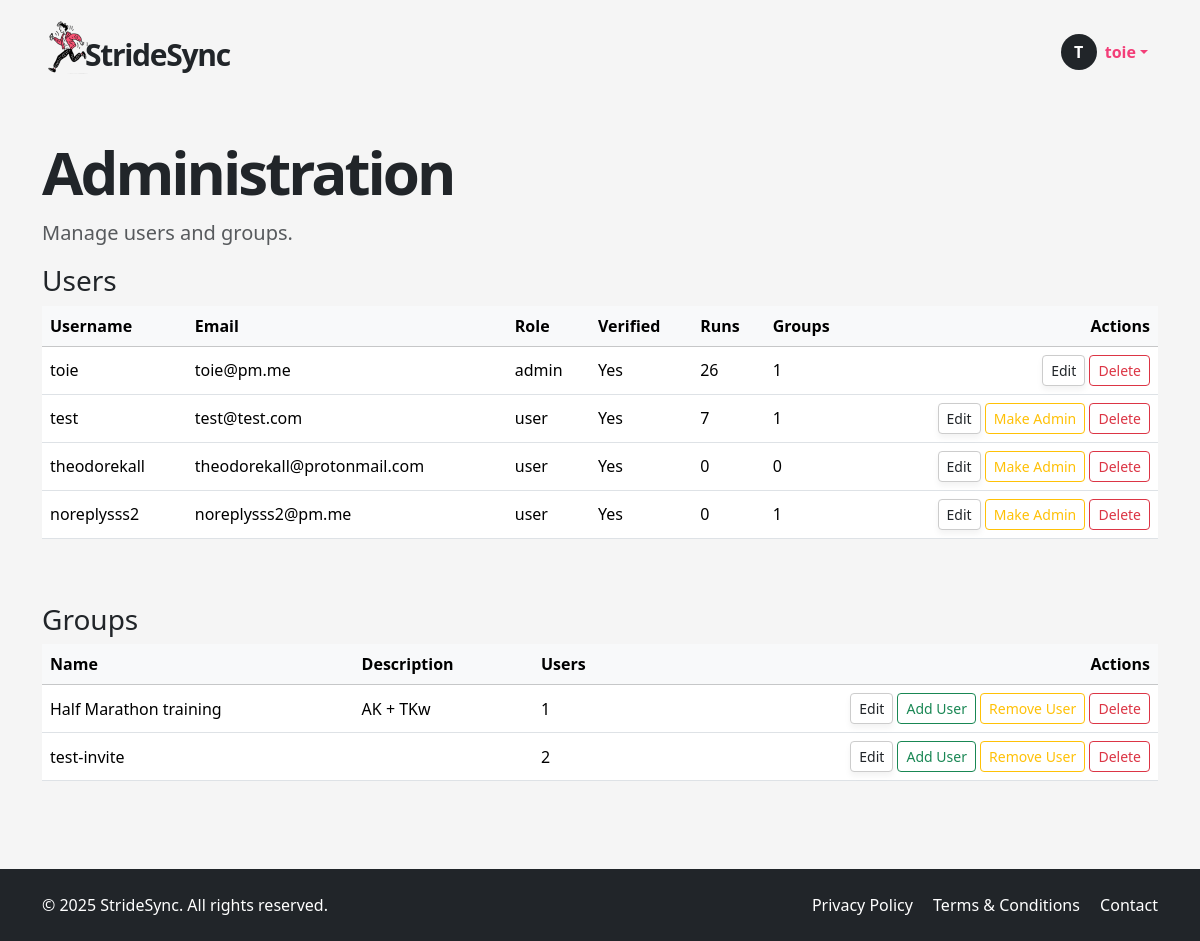
Page /admin (signed in) on the earlier database version.
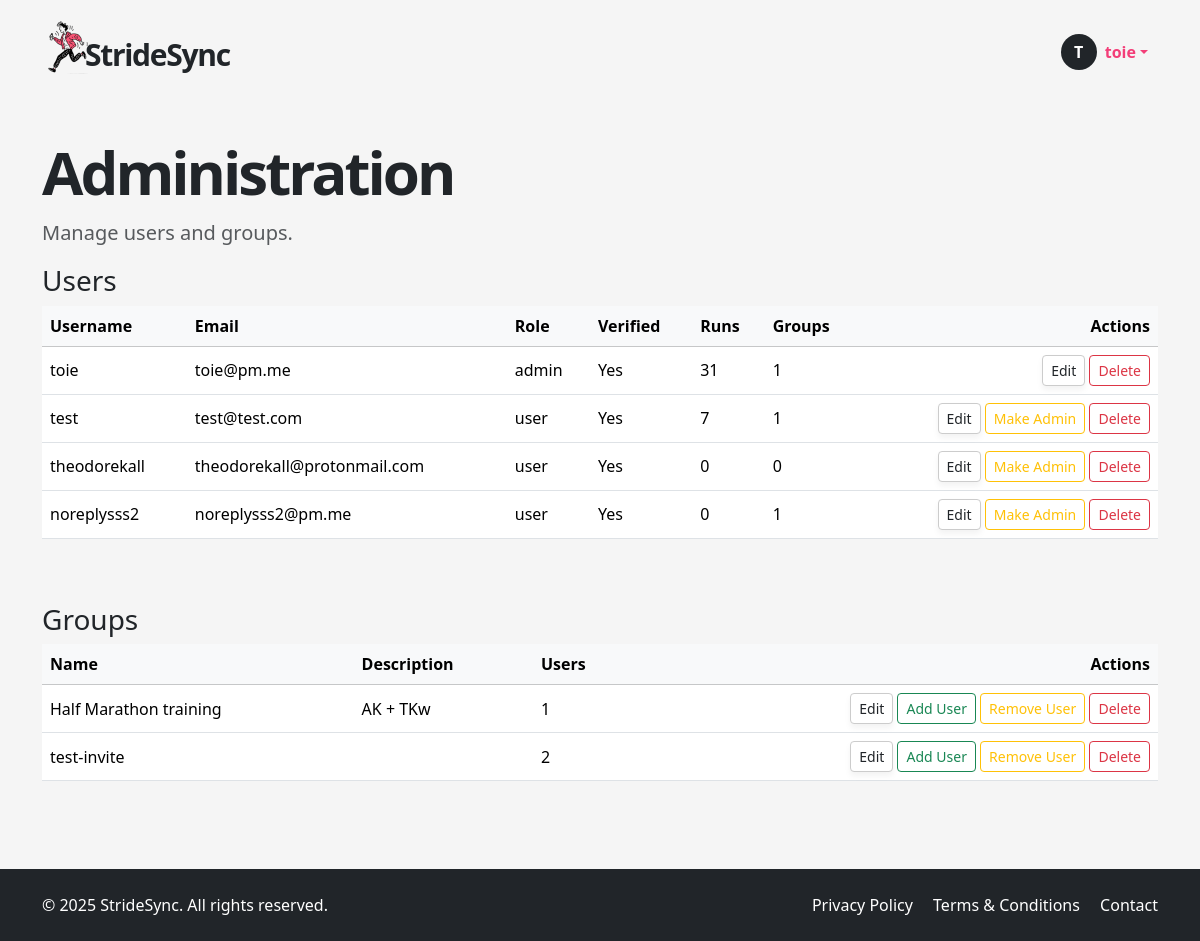
Same page on the later database version.
### app/models.py (models this page shows, shortened)
class User(UserMixin, db.Model):
    __tablename__ = "users"
    id = sa.Column(sa.Integer, primary_key=True)
    email = sa.Column(sa.String(120), unique=True, nullable=False, index=True)
    password_hash = sa.Column(sa.String(256))
    username = sa.Column(sa.String(64), unique=True, nullable=False, index=True)
    role = sa.Column(sa.Enum(UserRole), default=UserRole.USER, nullable=False)
    is_verified = sa.Column(sa.Boolean, default=False)
    verification_token = sa.Column(sa.String(128), nullable=False, default=lambda: secrets.token_urlsafe(32))
    unit_preference = Column(String(2), default='km')  # 'km' or 'mi'
    notify_group_activity = Column(Boolean, default=True)
    is_public_profile = Column(Boolean, default=False)
    reset_token = db.Column(db.String, nullable=True)
    reset_token_expiry = db.Column(db.DateTime, nullable=True)
    runs = so.relationship("Run", back_populates="user", cascade="all, delete-orphan")
    groups = so.relationship("Group", secondary=user_groups, back_populates="members")
    admin_of_groups = so.relationship("Group", secondary=group_admins, back_populates="admins")

### app/routes.py (the view)
@app.route('/admin')
@login_required
def admin_panel():
    if current_user.role != UserRole.ADMIN:
        abort(403)
    users = db.session.scalars(sa.select(User)).all()
    groups = db.session.scalars(sa.select(Group)).all()
    user_stats = {
        user.id: {
            "num_runs": len(user.runs),
            "num_groups": len(user.groups)
        }
        for user in users
    }
    group_stats = {
        group.id: {
            "num_users": len(group.members)
        }
        for group in groups
    }
    return render_template(
        "admin.html",
        users=users,
        groups=groups,
        user_stats=user_stats,
        group_stats=group_stats,
        UserRole=UserRole
    )

### app/models.py (called while the page is built)
@login.user_loader
def load_user(id):
    return db.session.get(User, int(id))

### app/templates/admin.html (shortened to what the changed rows need)
{% extends "base.html" %}
{% block content %}
<div class="container py-5">
  <h1 class="display-5 fw-bold hero-title mb-3">Administration</h1>
  <div class="mb-5">
    <div class="table-responsive">
      <table class="table table-hover align-middle">
        <thead class="table-light">
          <tr>
            <th class="text-nowrap">Username</th>
            <th class="text-nowrap">Email</th>
            <th class="text-nowrap">Role</th>
            <th class="text-nowrap">Verified</th>
            <th class="text-nowrap">Runs</th>
            <th class="text-nowrap">Groups</th>
            <th class="text-end text-nowrap">Actions</th>
          </tr>
        </thead>
        <tbody>
          {% for user in users %}
          <tr>
            <td>{{ user.username }}</td>
            <td>{{ user.email }}</td>
            <td>{{ user.role.value }}</td>
            <td>{{ 'Yes' if user.is_verified else 'No' }}</td>
            <td>{{ user_stats[user.id].num_runs }}</td>
            <td>{{ user_stats[user.id].num_groups }}</td>
            <td class="text-end text-nowrap">
              <button class="btn btn-sm btn-soft"
                      data-bs-toggle="modal"
                      data-bs-target="#editUserModal"
                      onclick="prepareEditUser({{ user.id }}, '{{ user.username }}', '{{ user.email }}')">Edit</button>
              <button class="btn btn-sm btn-outline-danger"
                      data-bs-toggle="modal"
                      data-bs-target="#deleteUserModal"
                      onclick="prepareDeleteUser({{ user.id }}, '{{ user.username }}')">Delete</button>
            </td>
          </tr>
          {% endfor %}
        </tbody>
      </table>
    </div>
  </div>
  <div>
    <div class="table-responsive">
      <table class="table table-hover align-middle">
        <thead class="table-light">
          <tr>
            <th class="text-nowrap">Name</th>
            <th class="text-nowrap">Description</th>
            <th class="text-nowrap">Users</th>
            <th class="text-end text-nowrap">Actions</th>
          </tr>
        </thead>
      </table>
    </div>
  </div>
</div>
{% endblock %}

### app/templates/base.html (shortened to what this page needs)
<!DOCTYPE html>
<html lang="en">
<head>
  <link href="https://cdn.jsdelivr.net/npm/bootstrap@5.3.6/dist/css/bootstrap.min.css" rel="stylesheet">
  <link href="https://cdn.jsdelivr.net/npm/bootstrap-icons@1.10.5/font/bootstrap-icons.css" rel="stylesheet">
  <link rel="stylesheet" href="{{ url_for('static', filename='style.css') }}">
</head>
<body>
  <header>
    <nav class="navbar">
      <div class="container d-flex justify-content-between align-items-center py-2">
        <a href="/index" class="text-decoration-none logo-container d-flex align-items-center">
          <img src="{{ url_for('static', filename='img/icon.png') }}" width="50px" style="margin-right: -15px !important;" alt="StrideSync logo">
          <p class="logo mb-0 ms-2">StrideSync</p>
        </a>
        <ul class="navbar-nav flex-row align-items-center mb-0 menubox">
          {% if current_user.is_anonymous %}
            <li class="nav-item">
              <a class="btn btn-dark px-4" href="{{ url_for('login') }}">LOGIN</a>
            </li>
          {% else %}
            <li class="nav-item dropdown">
              <a class="nav-link dropdown-toggle d-flex align-items-center" href="#" id="userDropdown" role="button" data-bs-toggle="dropdown" aria-expanded="false">
                <div class="avatar-circle bg-dark text-white rounded-circle d-flex justify-content-center align-items-center me-2" style="width: 36px; height: 36px; font-weight: bold;">
                  {{ current_user.username[0]|upper }}
                </div>
                <span class="fw-semibold text-truncate d-inline-block username-truncate" title="{{ current_user.username }}">
                  {{ current_user.username }}
                </span>
              </a>
            </li>
          {% endif %}
        </ul>
      </div>
    </nav>
  </header>
  <main>
    {% block content %}{% endblock %}
  </main>
  <footer class="bg-dark text-white py-4">
    <div class="container d-flex flex-column flex-md-row justify-content-between align-items-center">
      <div class="mb-2 mb-md-0">
        &copy; 2025 StrideSync. All rights reserved.
      </div>
      <div>
        <a href="/privacy" class="text-white text-decoration-none me-3">Privacy Policy</a>
        <a href="/terms" class="text-white text-decoration-none me-3">Terms & Conditions</a>
        <a href="/contact" class="text-white text-decoration-none">Contact</a>
      </div>
    </div>
  </footer>
</body>
</html>

Differences in the rows shown:
changed User "toie": user_stats "26" → "31"
